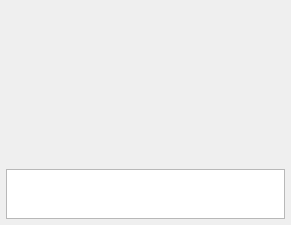
<?xml version="1.0" encoding="UTF-8"?>
<ui version="4.0">
 <class>Plotter2DWidget</class>
 <widget class="QWidget" name="Plotter2DWidget">
  <property name="geometry">
   <rect>
    <x>0</x>
    <y>0</y>
    <width>291</width>
    <height>225</height>
   </rect>
  </property>
  <property name="windowTitle">
   <string>Form</string>
  </property>
  <layout class="QVBoxLayout" name="verticalLayout" stretch="4,1">
   <property name="leftMargin">
    <number>6</number>
   </property>
   <property name="topMargin">
    <number>6</number>
   </property>
   <property name="rightMargin">
    <number>6</number>
   </property>
   <property name="bottomMargin">
    <number>6</number>
   </property>
   <item>
    <widget class="QCustomPlot" name="customPlot" native="true"/>
   </item>
   <item>
    <widget class="QTextEdit" name="textEdit">
     <property name="sizePolicy">
      <sizepolicy hsizetype="Expanding" vsizetype="Fixed">
       <horstretch>0</horstretch>
       <verstretch>0</verstretch>
      </sizepolicy>
     </property>
     <property name="maximumSize">
      <size>
       <width>16777215</width>
       <height>50</height>
      </size>
     </property>
     <property name="readOnly">
      <bool>true</bool>
     </property>
    </widget>
   </item>
  </layout>
 </widget>
 <customwidgets>
  <customwidget>
   <class>QCustomPlot</class>
   <extends>QWidget</extends>
   <header>qcustomplot.h</header>
   <container>1</container>
  </customwidget>
 </customwidgets>
 <resources/>
 <connections/>
</ui>
